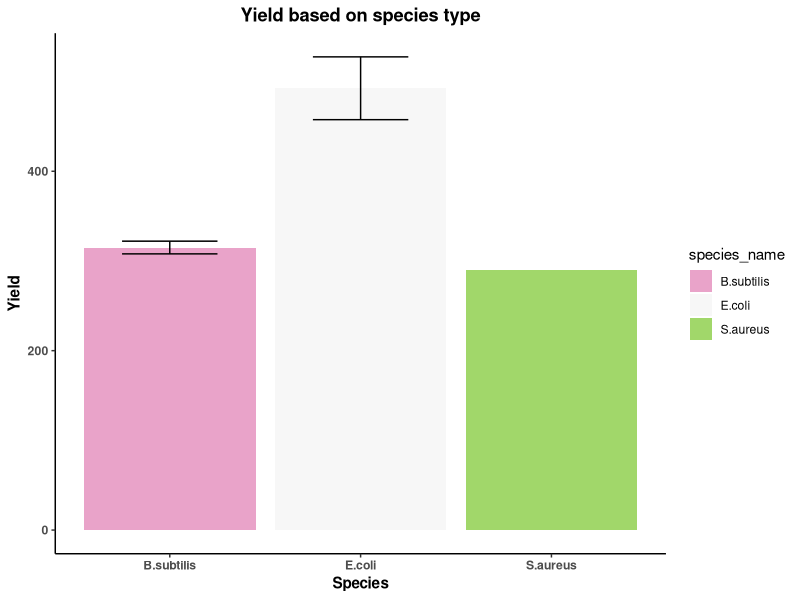

The R script that drew this image:
library(tidyverse) 

# Dataset 1: Sequentie resultaten per monster (Breed formaat) 
dna_results <- tibble( 
  sample_id = c("S01", "S02", "S03", "S04", "CONTROL"), 
  meta_data = c("E.coli_v1", "B.subtilis_v1", "E.coli_v2", "S.aureus_v1", "ERROR"), 
  yield_run1 = c("450ng", "320ng", "510ng", "290ng", "0ng"), 
  yield_run2 = c("480ng", "310ng", "530ng", NA, "0ng") 
) 

# Dataset 2: Lab-condities per bacteriesoort 
lab_conditions <- tibble( 
  species_name = c("E.coli", "B.subtilis", "P.aeruginosa"), 
  temp_celsius = c(37, 30, 37), 
  incubatie_tijd = c(24, 48, 24) 
) 

dna_results2.2 <- dna_results %>%
                filter(sample_id != "CONTROL") %>%
                pivot_longer(cols=3:4,
                             names_to="Run",
                             values_to="Yield") %>%
               mutate(Run=case_when(Run == "yield_run1" ~ 1,
                                    Run == "yield_run2" ~ 2)) %>%
               mutate(Yield=parse_number(Yield)) %>%
               drop_na() %>%
               mutate(meta_data=case_when(meta_data == "E.coli_v1" ~ "E.coli",
                                          meta_data == "B.subtilis_v1" ~ "B.subtilis",
                                          meta_data == "S.aureus_v1" ~ "S.aureus",
                                          meta_data == "E.coli_v2" ~ "E.coli")) %>%
               rename("species_name"= 2) %>%
               left_join(lab_conditions, by="species_name") %>%
               rename("temperatuur" = 5) %>%
               relocate("temperatuur", .after=1) %>%
               mutate(temperatuur=replace_na(temperatuur,20)) %>%
               group_by(species_name) %>%
               summarise(mean_yield=mean(Yield, na.rm=TRUE),sd_yield=sd(Yield, na.rm=TRUE))

plot <- ggplot(data=dna_results2.2,mapping = aes(x=species_name,
                                                 y=mean_yield,
                                                 fill=species_name)) +
        geom_col() +
        geom_errorbar(aes(ymin=mean_yield - sd_yield, ymax= mean_yield + sd_yield), width=0.5) +
        scale_fill_brewer(palette = "PiYG") +
        theme_classic() +
        theme(plot.title=element_text(hjust=0.5,
                                      face="bold",
                                      family="sans"),
              axis.title.x=element_text(face="bold",
                                   family="sans"),
              axis.title.y=element_text(face="bold",
                                   family="sans"),
              axis.text=element_text(face="bold",
                                     family="sans")) +
        labs(title="Yield based on species type",
             x="Species",
             y="Yield")
plot
